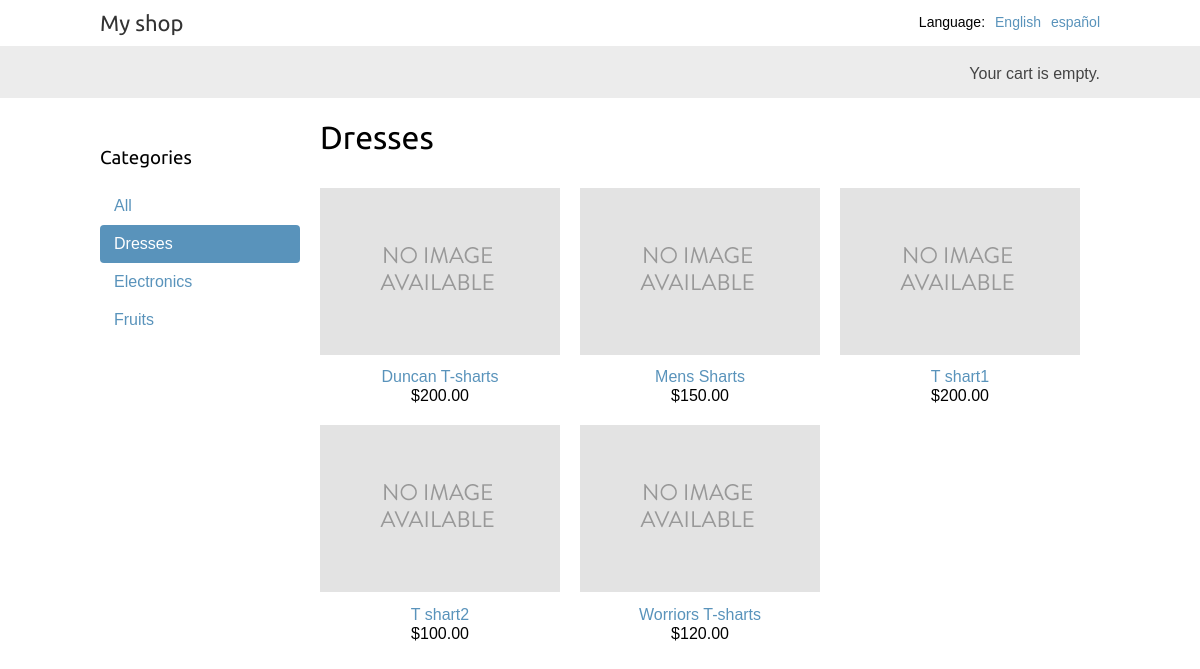
/dresses/, run on the app's committed database.
### shop/models.py (models this page shows, shortened)
class Category(models.Model):
    name = models.CharField(max_length=200, db_index=True)
    slug = models.SlugField(max_length=200, unique=True)
    class Meta:
        ordering = ('name',)
        verbose_name = 'category'
        verbose_name_plural = 'categories'
    def get_absolute_url(self):
        return reverse('shop:product_list_by_category',args=[self.slug])

class Product(models.Model):
    category = models.ForeignKey(Category,related_name='products', on_delete=models.CASCADE)
    name = models.CharField(max_length=200,db_index=True)
    slug = models.SlugField(max_length=200, db_index=True)
    images = models.ImageField(upload_to='products/%Y/%m/%d', blank=True)
    description = models.TextField(blank=True)
    price = models.DecimalField(max_digits=10,decimal_places=2)
    available = models.BooleanField(default=True)
    created = models.DateTimeField(auto_now_add=True)
    updated = models.DateTimeField(auto_now_add=True)
    def get_absolute_url(self):
        return reverse('shop:product_detail',args=[self.id,self.slug])
    class Meta:
        ordering = ('name',)
        index_together = (('id','slug'),)

### shop/views.py (the view)
# urls.py: path('', views.product_list, name='product_list'),
def product_list(request,category_slug=None):
    category = None
    categories = Category.objects.all()
    products = Product.objects.filter(available=True)
    if category_slug:
        category = get_object_or_404(Category, slug=category_slug)
        products = products.filter(category=category)
    return render(request,'shop/product/list.html',{
    'category': category,
    'categories': categories,
    'products': products
    })

### cart/cart.py (called while the page is built)
    def __len__(self):
        return sum(item['quantity'] for item in self.cart.values())

### cart/context_processors.py (called while the page is built)
def cart(request):
    return {'cart': Cart(request)}

### shop/templates/shop/product/list.html (shortened to what this page needs)
{% extends "shop/base.html" %}
{% load i18n %}
{% load static %}
{% block content %}
  <div id="sidebar">
    <h3>{% trans "Categories" %}</h3>
    <ul>
      <li {% if not category %}class="selected"{% endif %}>
        <a href="{% url "shop:product_list" %}">{% trans "All" %}</a>
      </li>
      {% for c in categories %}
        <li {% if category.slug == c.slug %}class="selected"{% endif %}>
          <a href="{{ c.get_absolute_url }}">{{ c.name }}</a>
        </li>
      {% endfor %}
    </ul>
  </div>
  <div id="main" class="product-list">
    <h1>{% if category %}{{ category.name }}{% else %}{% trans "Products" %}{% endif %}</h1>
    {% for product in products %}
      <div class="item">
        <a href="{{ product.get_absolute_url }}">
          <img src="{% if product.image %}{{ product.image.url }}{% else %}{% static "img/no_image.png" %}{% endif %}">
        <a href="{{ product.get_absolute_url }}">{{ product.name }}</a><br>
        ${{ product.price }}
      </div>
    {% endfor %}
  </div>
{% endblock %}

### shop/static/css/base.css (style rules this page uses)
body { margin:0; padding:0; font-family:helvetica, sans-serif; }
h1, h2, h3, h4, h5 , h6 { font-family: 'Ubuntu', sans-serif; font-weight:normal; }
a { text-decoration:none; color:#5993bb; }
#sidebar { width:200px; padding:30px 20px 0 0; float:left; }
#sidebar ul { margin:0; padding:0; }
#sidebar ul li { margin:0; list-style:none; padding:10px 14px; }
#sidebar ul li a { display:block; }
#sidebar ul li.selected { background:#5993bb; border-radius:4px; }
#sidebar ul li.selected a { color:#fff; }
#main { float:left; width: 96%; margin-right:-220px; overflow:hidden; }
.product-list .item { width:25%; padding:10px 20px 10px 0; float:left; text-align:center; line-height:1.2; }
.product-list .item img { width:100%; margin-bottom:8px; }

### data on the page
Category: name "Dresses"
Category: name "Electronics"
Category: name "Fruits"
Product: name "Duncan T-sharts", price "200.00"
Product: name "Mens Sharts", price "150.00"
Product: name "T shart1", price "200.00"
Product: name "T shart2", price "100.00"
Product: name "Worriors T-sharts", price "120.00"

### other printed values
{{ language.name_local }} "English" "español"
